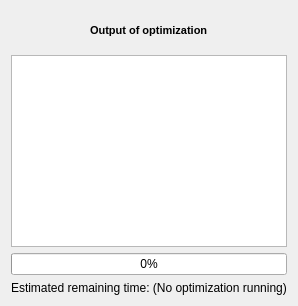
     <widget class="QWidget" name="widget_output_of_optimization" native="true">
      <layout class="QVBoxLayout" name="verticalLayout_7">
       <item>
        <widget class="QWidget" name="widget_output_of_optimization_window_title" native="true">
         <layout class="QHBoxLayout" name="horizontalLayout_7">
          <item>
           <spacer name="horizontalSpacer_output_of_optimization">
            <property name="orientation">
             <enum>Qt::Horizontal</enum>
            </property>
            <property name="sizeHint" stdset="0">
             <size>
              <width>40</width>
              <height>20</height>
             </size>
            </property>
           </spacer>
          </item>
          <item>
           <widget class="QLabel" name="label_output_of_optimization">
            <property name="font">
             <font>
              <pointsize>8</pointsize>
              <weight>75</weight>
              <bold>true</bold>
             </font>
            </property>
            <property name="text">
             <string>Output of optimization</string>
            </property>
           </widget>
          </item>
          <item>
           <spacer name="horizontalSpacer_output_of_optimization_2">
            <property name="orientation">
             <enum>Qt::Horizontal</enum>
            </property>
            <property name="sizeHint" stdset="0">
             <size>
              <width>40</width>
              <height>20</height>
             </size>
            </property>
           </spacer>
          </item>
         </layout>
        </widget>
       </item>
       <item>
        <widget class="QTextEdit" name="textEdit_output_of_optimization">
         <property name="enabled">
          <bool>true</bool>
         </property>
         <property name="minimumSize">
          <size>
           <width>0</width>
           <height>150</height>
          </size>
         </property>
         <property name="readOnly">
          <bool>true</bool>
         </property>
        </widget>
       </item>
       <item>
        <widget class="QProgressBar" name="progressBar">
         <property name="value">
          <number>0</number>
         </property>
         <property name="textVisible">
          <bool>true</bool>
         </property>
         <property name="orientation">
          <enum>Qt::Horizontal</enum>
         </property>
         <property name="invertedAppearance">
          <bool>false</bool>
         </property>
        </widget>
       </item>
       <item>
        <widget class="QLabel" name="label_remaing_time">
         <property name="text">
          <string>Estimated remaining time: (No optimization running)</string>
         </property>
        </widget>
       </item>
      </layout>
     </widget>
